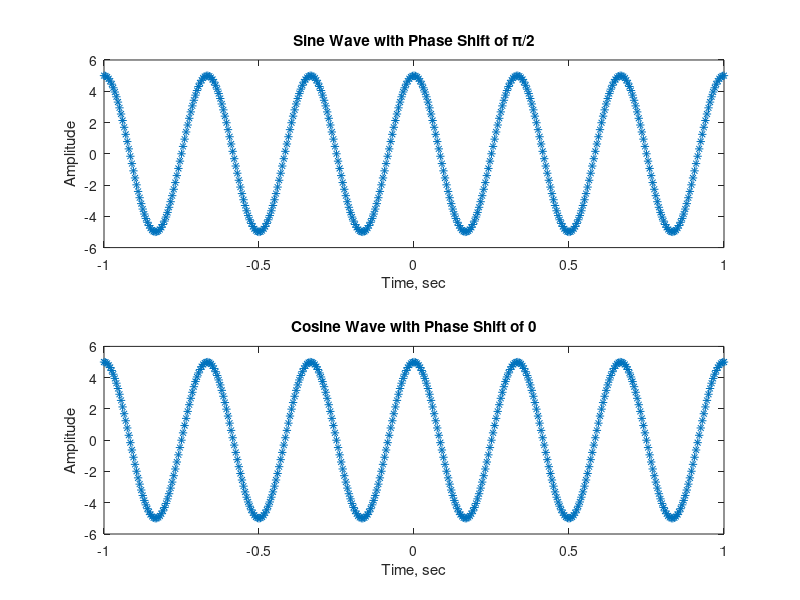

Write MATLAB code to recreate this figure. (Note: this script raises an error after producing the figure.)
clc;
clear all;
close all;

f0 = 3; % Frequency of the sine and cosine waves
A = 5;  % Amplitude

t = -1:0.005:1;

% Generate sine wave with a phase shift of pi/2
y_sin = A * sin(2 * pi * f0 * t + pi/2);

% Generate cosine wave with a phase shift of 0
y_cos = A * cos(2 * pi * f0 * t);

% Plot sine wave
subplot(2, 1, 1);
plot(t, y_sin, '*:');
xlabel('Time, sec');
ylabel('Amplitude');
title('Sine Wave with Phase Shift of \pi/2');

% Plot cosine wave
subplot(2, 1, 2);
plot(t, y_cos, '*:');
xlabel('Time, sec');
ylabel('Amplitude');
title('Cosine Wave with Phase Shift of 0');

% Adjust subplot spacing
sgtitle('Comparison of Sine and Cosine Waves');
